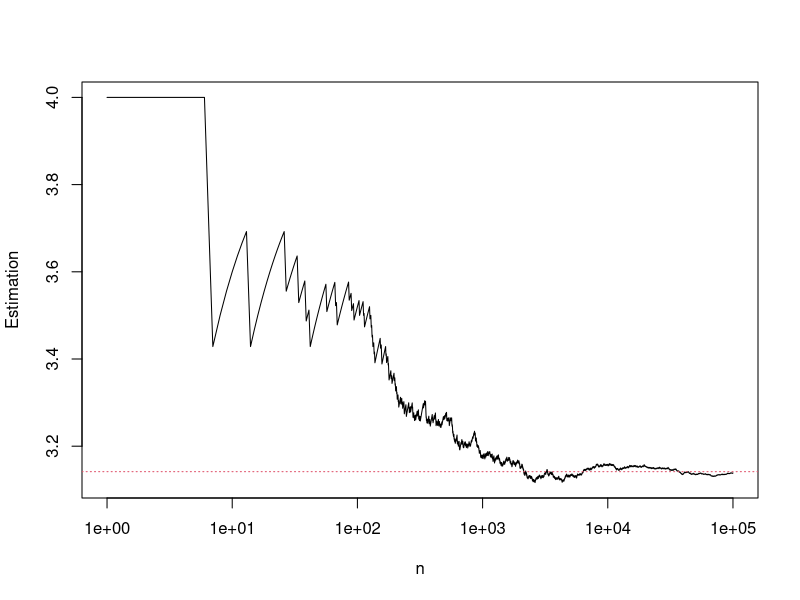
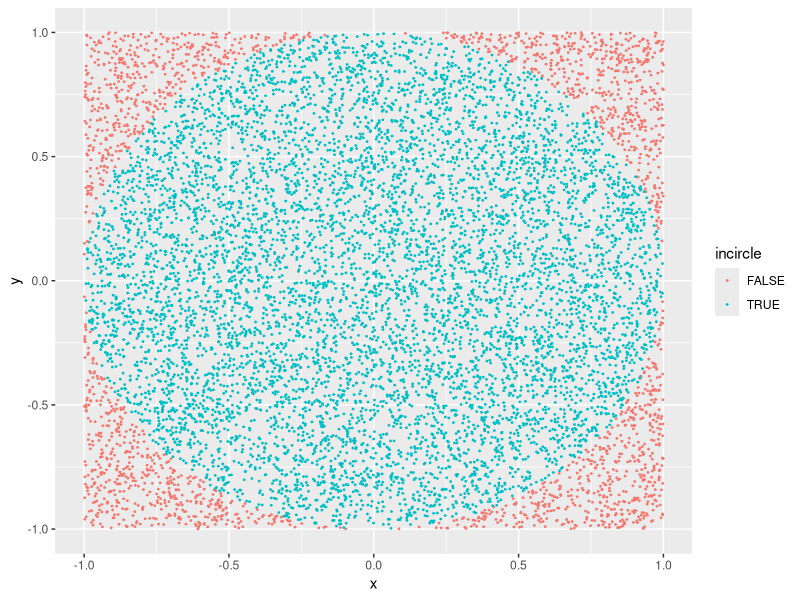
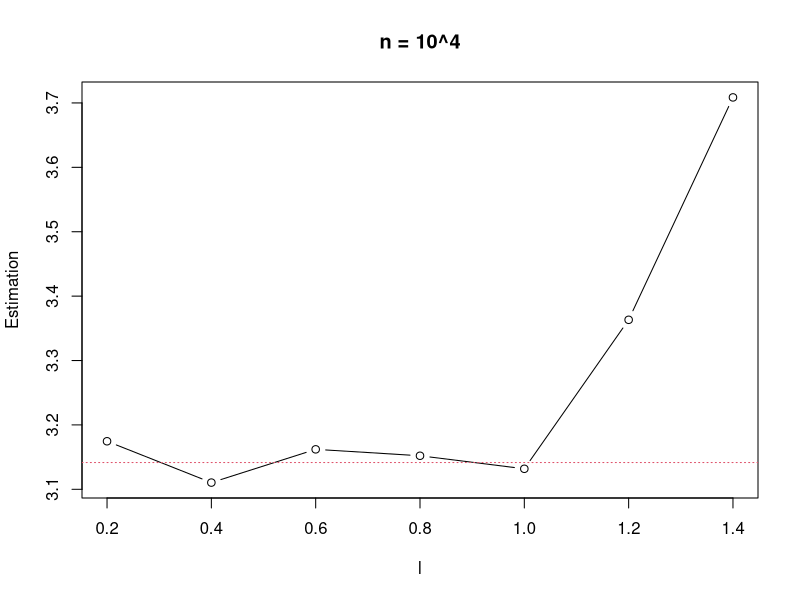
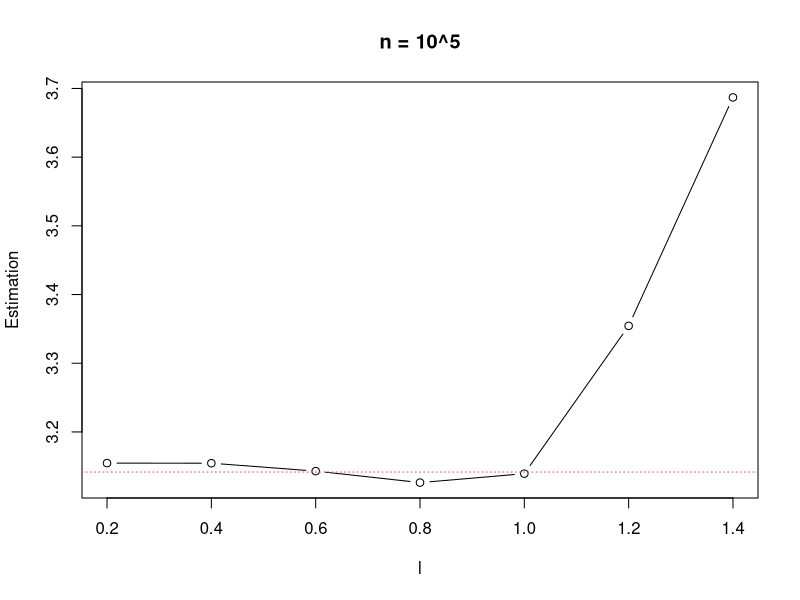
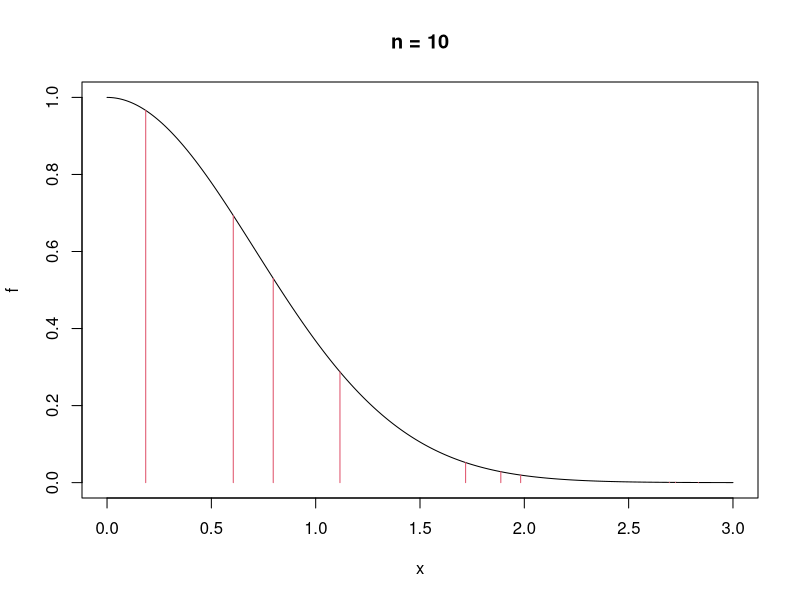
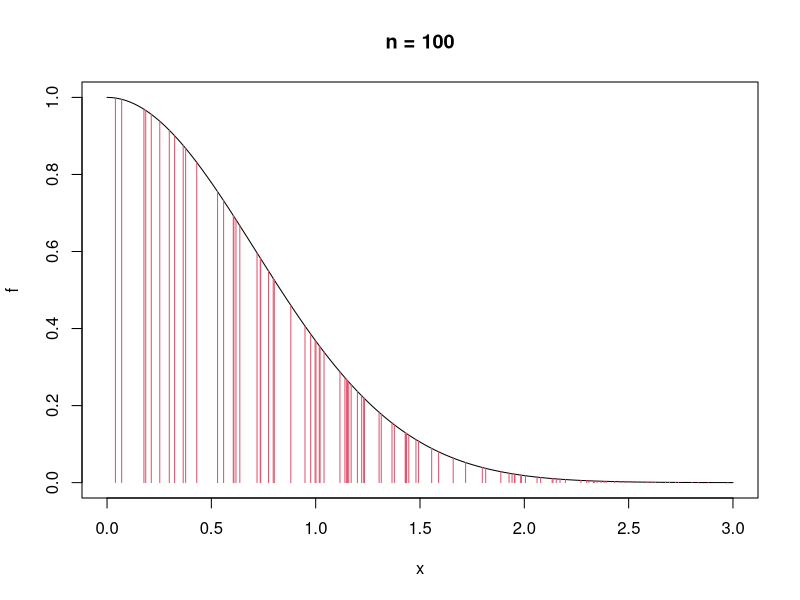
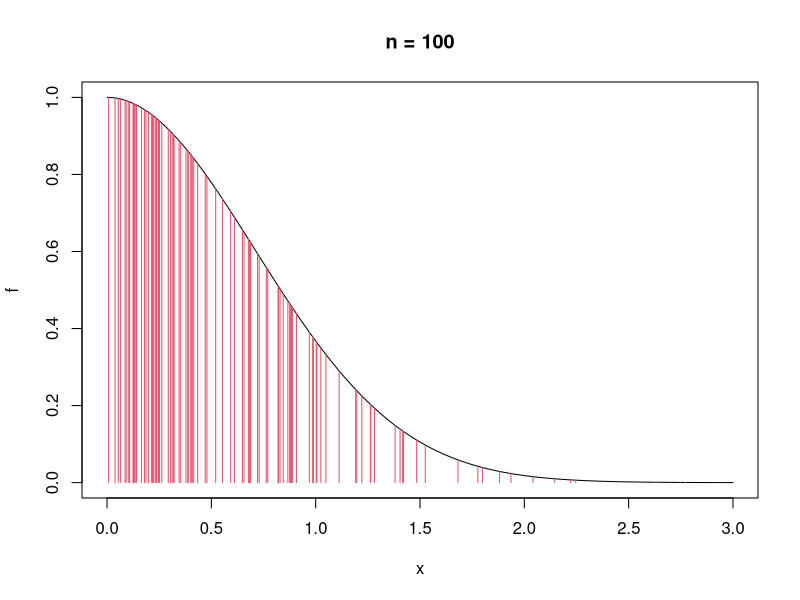
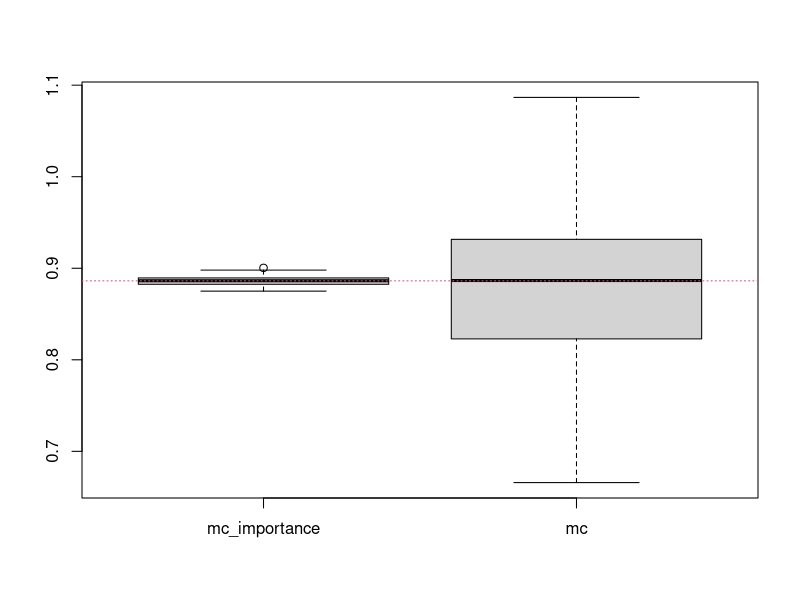

Generate these figures, in order, with R:
## ---- chunk 1
knitr::opts_chunk$set(echo = TRUE)
## ---- chunk 2
mc_pi <- function(n){
  rng_xy = matrix(runif(n = 2*n, min = -1, max = 1), ncol = 2)
  incircle = apply(rng_xy, 1, function(xy) return(xy[1]**2 + xy[2]**2 <= 1))
  return(sum(incircle)/n*4)
}
set.seed(1)
mc_pi(10^4)
## ---- chunk 3
mc_pi_sample <- function(n){
  # n: number of points
  rng_xy = matrix(runif(n = 2*n, min = -1, max = 1), ncol = 2)
  incircle = apply(rng_xy, 1, function(xy) return(xy[1]**2 + xy[2]**2 <= 1))
  return(cumsum(incircle)/c(1:n)*4)
}
n = 10^5
plot(c(1:n), mc_pi_sample(n), type = 'l', xlab = "n", ylab = "Estimation", log = "x")
abline(h=pi, col = 2, lty = 3 )
## ---- chunk 4
library(ggplot2)
n = 10^4
rng_xy = matrix(runif(n = 2*n, min = -1, max = 1), ncol = 2)
incircle = apply(rng_xy, 1, function(xy) return(xy[1]**2 + xy[2]**2 <= 1))
mc_data = data.frame(x= rng_xy[,1], y = rng_xy[,2], incircle = incircle)
ggplot(mc_data, aes(x = x, y = y, col = incircle)) + geom_point(size=0.3)
## ---- chunk 5
buffon <- function(n, d, l) {
  # n: number of needles
  # d: width of strips
  # l: length of needles
  if_across = replicate(n, needle_drop(d,l))
  return(sum(if_across)/n)
}

needle_drop <- function(d, l){
  # d: width of strips
  # l: length of needles
  x1 = runif(n = 1, min = 0, max = d)  # x coordinate for the one end of a needle
  repeat{
    x2 = runif(n = 2, min = -1, max = 1)
    r2 = x2[1]**2 + x2[2]**2
    if(r2 <= 1)break
  }
  x1 = x1 + x2[1]/sqrt(r2)*l  # update the x coordinate for the other end of the needle
  return(x1*(d-x1) <= 0)
}

set.seed(1)
d = 1
l = seq(0.2, 1.4, by = 0.2)
p = sapply(l, function(X) return(buffon(n = 10^4, d = d, l = X)))
pi_est = 2/p*l/d

plot(l, pi_est, type = 'b', xlab = "l", ylab = "Estimation", main = "n = 10^4")
abline(h=pi, col = 2, lty = 3 )
## ---- chunk 6
set.seed(1)
d = 1
l = seq(0.2, 1.4, by = 0.2)
p = sapply(l, function(X) return(buffon(n = 10^5, d = d, l = X)))
pi_est = 2/p*l/d

plot(l, pi_est, type = 'b', xlab = "l", ylab = "Estimation", main = "n = 10^5")
abline(h=pi, col = 2, lty = 3 )
## ---- chunk 7
midpoint <- function(f,x1,x2,n){
  #f: f(x) function
  #x1: x lower bound
  #x2: x upper bound
  #n: n intervals
  
  dx = (x2 - x1)/n
  dx_half = dx/2
  mid = seq(x1+dx_half, x2-dx_half, by = dx)
  f_mid = f1(mid)
#  f_mid = sapply(mid, f1)  ## this is another way
  return(sum(f_mid)*dx)
}

f1 <- function(x) return(exp(-x**2))

midpoint(f = f1, x1 = 0, x2 = 3, n = 1000)
## ---- chunk 8
set.seed(1)
xall = seq(0, 3, by = 0.01)
f_all = f1(xall)
rng = runif(n = 10, min = 0, max = 3)
plot(xall, f_all, type = "l", col = 1, xlab = "x", ylab = "f", main = "n = 10")
for(x in rng){
  segments(x, 0, x, f1(x), col = 2)
}
## ---- chunk 9
set.seed(1)
xall = seq(0, 3, by = 0.01)
f_all = f1(xall)
rng = runif(n = 100, min = 0, max = 3)
plot(xall, f_all, type = "l", col = 1, xlab = "x", ylab = "f", main = "n = 100")
for(x in rng){
  segments(x, 0, x, f1(x), col = 2)
}
## ---- chunk 10
mc_integration <- function(f,x1,x2,n){
  #f: f(x) function
  #x1: x lower bound
  #x2: x upper bound
  #n: n sampling
  
  rng = runif(n = n, min = x1, max = x2)
  f_random = f1(rng)
  dx = (x2 - x1)/n 
#  f_random = sapply(rng, f1)  ## this is another way
  return(sum(f_random)*dx)
}

set.seed(1)
mc_integration(f = f1, x1 = 0, x2 = 3, n = 10^4)
## ---- chunk 11
set.seed(1)
xall = seq(0, 3, by = 0.01)
f_all = f1(xall)
rng = runif(100, exp(-3), exp(-0))
rng_exp = -log(rng) # exponential distribution
plot(xall, f_all, type = "l", col = 1, xlab = "x", ylab = "f", main = "n = 100")
for(x in rng_exp){
  segments(x, 0, x, f1(x), col = 2)
}
## ---- chunk 12
mc_integration_importance_exp <- function(f,x1,x2,n){
  #f: f(x) function
  #x1: x lower bound
  #x2: x upper bound
  #n: n sampling
  rng = runif(n, exp(-x2), exp(-x1))
  rng_exp = -log(rng) # exponential distribution
  f_random = f1(rng_exp)/exp(-rng_exp)
#  f_random = sapply(rng, f1)  ## this is another way
  return(sum(f_random)/n)
}

mc_integration_importance_exp(f = f1, x1 = 0, x2 = 100, n = 10^4)
## ---- chunk 13
output1_100 = replicate(100, mc_integration_importance_exp(f = f1, x1 = 0, x2 = 100, n = 10^4))
output2_100 = replicate(100, mc_integration(f = f1, x1 = 0, x2 = 100, n = 10^4))

results = data.frame(mc_importance = output1_100, mc = output2_100)
boxplot(results)
abline(h = sqrt(pi)/2, col = 2, lty = 3)
